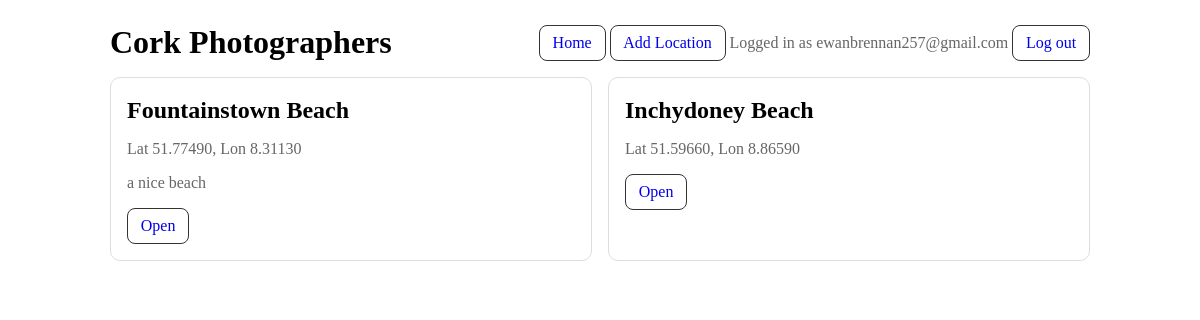
Screenshot of / (signed in) with the database file from the repository.
### app.py (models this page shows, shortened)
class User(UserMixin, db.Model):#creates sqlalchemy model for users, usermixin helps flask manager login users
    id = db.Column(db.Integer, primary_key=True)
    email = db.Column(db.String(255), unique=True, nullable=False)
    password_hash = db.Column(db.String(255), nullable=False) #where hashed password is stored
    role = db.Column(db.String(20), nullable=False, default="user") # user roles admin or normal users
    created_at = db.Column(db.DateTime, default=dt.datetime.utcnow)# timestap for row being created

class Location(db.Model): #tabke for photography spots
    id = db.Column(db.Integer, primary_key=True) #locations id primary key
    name = db.Column(db.String(200), nullable=False, unique=True) #the name of the location
    slug = db.Column(db.String(200), nullable=False, unique=True) #Url version of the name
    lat = db.Column(db.Float, nullable=False) #coordinates for location
    lon = db.Column(db.Float, nullable=False) #coordinates for location
    notes = db.Column(db.String(400)) #fact or notes while creating location can be included

### app.py (the view)
@app.route("/")
def home():
    locations = Location.query.order_by(Location.name).all()
    return render_template("home.html", locations=locations)

### app.py (called while the page is built)
@login_manager.user_loader#required by flask login returns corresponding user so that same user works on later requests
def load_user(user_id):
    return User.query.get(int(user_id))

### templates/home.html (shortened to what this page needs)
{% extends "base.html" %}
{% block content %}
<section class="grid">
  {% for loc in locations %}
  <article class="card">
    <h2 style="margin:.2rem 0">{{ loc.name }}</h2>
    <p class="muted">Lat {{ "%.5f"|format(loc.lat) }}, Lon {{ "%.5f"|format(loc.lon) }}</p>
    {% if loc.notes %}<p class="muted">{{ loc.notes }}</p>{% endif %}
    <a class="btn" href="{{ url_for('location_detail', slug=loc.slug) }}">Open</a>
  </article>
  {% else %}
  <div class="card">
    <p>No locations yet. <a href="{{ url_for('add_location') }}">Add one</a>.</p>
  </div>
  {% endfor %}
</section>
{% endblock %}

### templates/base.html (shortened to what this page needs)
<!DOCTYPE html>
<html lang="en">
<head>
</head>
<body>
  <div class="container">
    <header>
      <h1 style="margin:0">Cork Photographers</h1>
      <nav>
  <a class="btn" href="{{ url_for('home') }}">Home</a>
  {% if current_user.is_authenticated %}
    {% if current_user.role == 'admin' %}
      <a class="btn" href="{{ url_for('add_location') }}">Add Location</a>
    {% endif %}
    <span class="muted">Logged in as {{ current_user.email }}</span>
    <a class="btn" href="{{ url_for('logout') }}">Log out</a>
  {% else %}
    <a class="btn" href="{{ url_for('login') }}">Log in</a>
    <a class="btn" href="{{ url_for('register') }}">Register</a>
  {% endif %}
</nav>
    </header>
    {% block content %}{% endblock %}
  </div>
</body>
</html>

### templates/base.html (style rules this page uses)
.container { max-width: 980px; margin: 0 auto; padding: 1rem; }
.grid { display:grid; gap:1rem; grid-template-columns: repeat(auto-fit, minmax(260px,1fr)); }
.card { border: 1px solid #ddd; border-radius: 10px; padding: 1rem; }
.muted { color:#666; }
.btn { display:inline-block; padding:.5rem .8rem; border:1px solid #333; border-radius:8px; text-decoration:none; }
header { display:flex; justify-content:space-between; align-items:center; margin-bottom:1rem; }

### rows the page displays
User: email "ewanbrennan257@gmail.com"
Location: name "Fountainstown Beach", lat "51.77490", lon "8.31130", notes "a nice beach"
Location: name "Inchydoney Beach", lat "51.59660", lon "8.86590"
